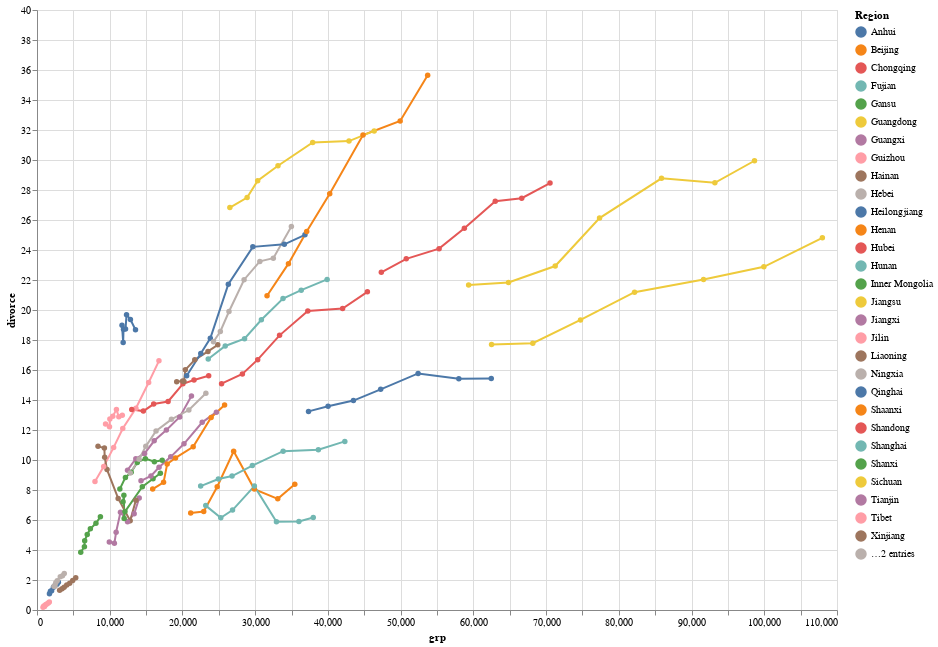

This figure's notebook cell:
### Code cell
alt.Chart(merged_df).mark_line(point=True).encode(
    x=alt.X('grp'),
    y='divorce',
    color='Region',
    tooltip=['Region', 'grp', 'divorce', 'year']
).properties(
    width=800,
    height=600
)

### Figure 1 — Vega-Lite specification as saved in the notebook (floating-point values rounded to 4 significant figures; data arrays with more than 128 entries replaced by an {"elided": "..."} marker saying what was removed)
{"config": {"view": {"continuousWidth": 400, "continuousHeight": 300}}, "data": {"name": "data-92f52614f36201dd36589e2c4bb3d1c3"}, "mark": {"type": "line", "point": true}, "encoding": {"color": {"type": "nominal", "field": "Region"}, "tooltip": [{"type": "nominal", "field": "Region"}, {"type": "quantitative", "field": "grp"}, {"type": "quantitative", "field": "divorce"}, {"type": "nominal", "field": "year"}], "x": {"type": "quantitative", "field": "grp"}, "y": {"type": "quantitative", "field": "divorce"}}, "height": 600, "width": 800, "$schema": "https://vega.github.io/schema/vega-lite/v4.8.1.json", "datasets": {"data-92f52614f36201dd36589e2c4bb3d1c3": {"elided": "217 records"}}}
